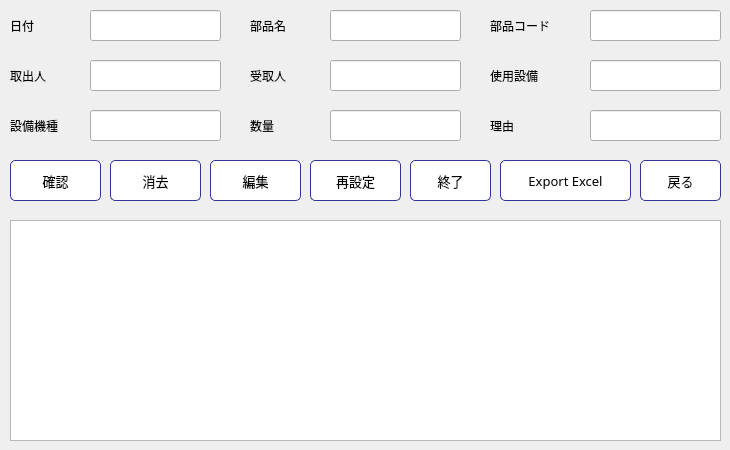
     <widget class="QWidget" name="tab_2">
      <attribute name="title">
       <string>部品輸出</string>
      </attribute>
      <widget class="QLabel" name="label_13">
       <property name="geometry">
        <rect>
         <x>10</x>
         <y>10</y>
         <width>71</width>
         <height>31</height>
        </rect>
       </property>
       <property name="font">
        <font>
         <family>Yu Mincho</family>
        </font>
       </property>
       <property name="text">
        <string>日付</string>
       </property>
      </widget>
      <widget class="QLabel" name="label_14">
       <property name="geometry">
        <rect>
         <x>250</x>
         <y>10</y>
         <width>71</width>
         <height>31</height>
        </rect>
       </property>
       <property name="font">
        <font>
         <family>Yu Mincho</family>
        </font>
       </property>
       <property name="text">
        <string>部品名</string>
       </property>
      </widget>
      <widget class="QLabel" name="label_15">
       <property name="geometry">
        <rect>
         <x>490</x>
         <y>10</y>
         <width>91</width>
         <height>31</height>
        </rect>
       </property>
       <property name="font">
        <font>
         <family>Yu Mincho</family>
        </font>
       </property>
       <property name="text">
        <string>部品コード</string>
       </property>
      </widget>
      <widget class="QLabel" name="label_16">
       <property name="geometry">
        <rect>
         <x>10</x>
         <y>60</y>
         <width>71</width>
         <height>31</height>
        </rect>
       </property>
       <property name="font">
        <font>
         <family>Yu Mincho</family>
        </font>
       </property>
       <property name="text">
        <string>取出人 </string>
       </property>
      </widget>
      <widget class="QLabel" name="label_17">
       <property name="geometry">
        <rect>
         <x>250</x>
         <y>60</y>
         <width>71</width>
         <height>31</height>
        </rect>
       </property>
       <property name="font">
        <font>
         <family>Yu Mincho</family>
        </font>
       </property>
       <property name="text">
        <string>受取人</string>
       </property>
      </widget>
      <widget class="QLabel" name="label_18">
       <property name="geometry">
        <rect>
         <x>490</x>
         <y>60</y>
         <width>91</width>
         <height>31</height>
        </rect>
       </property>
       <property name="font">
        <font>
         <family>Yu Mincho</family>
        </font>
       </property>
       <property name="text">
        <string>使用設備</string>
       </property>
      </widget>
      <widget class="QLabel" name="label_19">
       <property name="geometry">
        <rect>
         <x>10</x>
         <y>110</y>
         <width>71</width>
         <height>31</height>
        </rect>
       </property>
       <property name="font">
        <font>
         <family>Yu Mincho</family>
        </font>
       </property>
       <property name="text">
        <string>設備機種</string>
       </property>
      </widget>
      <widget class="QLabel" name="label_20">
       <property name="geometry">
        <rect>
         <x>250</x>
         <y>110</y>
         <width>71</width>
         <height>31</height>
        </rect>
       </property>
       <property name="font">
        <font>
         <family>Yu Mincho</family>
        </font>
       </property>
       <property name="text">
        <string>数量</string>
       </property>
      </widget>
      <widget class="QLabel" name="label_21">
       <property name="geometry">
        <rect>
         <x>490</x>
         <y>110</y>
         <width>91</width>
         <height>31</height>
        </rect>
       </property>
       <property name="font">
        <font>
         <family>Yu Mincho</family>
        </font>
       </property>
       <property name="text">
        <string>理由</string>
       </property>
      </widget>
      <widget class="QLineEdit" name="DateExportText">
       <property name="geometry">
        <rect>
         <x>90</x>
         <y>10</y>
         <width>131</width>
         <height>31</height>
        </rect>
       </property>
       <property name="font">
        <font>
         <family>Yu Mincho</family>
        </font>
       </property>
      </widget>
      <widget class="QLineEdit" name="SenderText">
       <property name="geometry">
        <rect>
         <x>90</x>
         <y>60</y>
         <width>131</width>
         <height>31</height>
        </rect>
       </property>
       <property name="font">
        <font>
         <family>Yu Mincho</family>
        </font>
       </property>
      </widget>
      <widget class="QLineEdit" name="ReceiverText">
       <property name="geometry">
        <rect>
         <x>330</x>
         <y>60</y>
         <width>131</width>
         <height>31</height>
        </rect>
       </property>
       <property name="font">
        <font>
         <family>Yu Mincho</family>
        </font>
       </property>
      </widget>
      <widget class="QLineEdit" name="UseForEqExportText">
       <property name="geometry">
        <rect>
         <x>590</x>
         <y>60</y>
         <width>131</width>
         <height>31</height>
        </rect>
       </property>
       <property name="font">
        <font>
         <family>Yu Mincho</family>
        </font>
       </property>
      </widget>
      <widget class="QLineEdit" name="ModelEqExportText">
       <property name="geometry">
        <rect>
         <x>90</x>
         <y>110</y>
         <width>131</width>
         <height>31</height>
        </rect>
       </property>
       <property name="font">
        <font>
         <family>Yu Mincho</family>
        </font>
       </property>
      </widget>
      <widget class="QLineEdit" name="QualExportText">
       <property name="geometry">
        <rect>
         <x>330</x>
         <y>110</y>
         <width>131</width>
         <height>31</height>
        </rect>
       </property>
       <property name="font">
        <font>
         <family>Yu Mincho</family>
        </font>
       </property>
      </widget>
      <widget class="QLineEdit" name="WhyExportText">
       <property name="geometry">
        <rect>
         <x>590</x>
         <y>110</y>
         <width>131</width>
         <height>31</height>
        </rect>
       </property>
       <property name="font">
        <font>
         <family>Yu Mincho</family>
        </font>
       </property>
      </widget>
      <widget class="QPushButton" name="ExportButton">
       <property name="geometry">
        <rect>
         <x>10</x>
         <y>160</y>
         <width>91</width>
         <height>41</height>
        </rect>
       </property>
       <property name="font">
        <font>
         <family>Yu Mincho</family>
         <pointsize>10</pointsize>
        </font>
       </property>
       <property name="cursor">
        <cursorShape>PointingHandCursor</cursorShape>
       </property>
       <property name="styleSheet">
        <string notr="true">QPushButton#ExportButton {
color: rgb(0, 0, 0);
background-color: rgb(255, 255, 255);
border-color: #339;
border-style: solid;
border-width: 1px;
border-radius: 5px;
}
QPushButton#ExportButton:pressed {
background-color: qlineargradient(spread:pad, x1:0, y1:0, x2:1, y2:1, stop:0 rgba(56, 108, 168, 255), stop:1 rgba(115, 234, 255, 255));
}
</string>
       </property>
       <property name="text">
        <string>確認</string>
       </property>
       <property name="icon">
        <iconset>
         <activeon>:/img/insert.png</activeon>
        </iconset>
       </property>
       <property name="iconSize">
        <size>
         <width>32</width>
         <height>32</height>
        </size>
       </property>
      </widget>
      <widget class="QPushButton" name="ExitExportButton">
       <property name="geometry">
        <rect>
         <x>410</x>
         <y>160</y>
         <width>81</width>
         <height>41</height>
        </rect>
       </property>
       <property name="font">
        <font>
         <family>Yu Mincho</family>
         <pointsize>10</pointsize>
        </font>
       </property>
       <property name="cursor">
        <cursorShape>PointingHandCursor</cursorShape>
       </property>
       <property name="styleSheet">
        <string notr="true">QPushButton#ExitExportButton {
color: rgb(0, 0, 0);
background-color: rgb(255, 255, 255);
border-color: #339;
border-style: solid;
border-width: 1px;
border-radius: 5px;
}
QPushButton#ExitExportButton:pressed {
background-color: qlineargradient(spread:pad, x1:0, y1:0, x2:1, y2:1, stop:0 rgba(56, 108, 168, 255), stop:1 rgba(115, 234, 255, 255));
}
</string>
       </property>
       <property name="text">
        <string>終了</string>
       </property>
       <property name="icon">
        <iconset>
         <activeon>:/img/exit.png</activeon>
        </iconset>
       </property>
       <property name="iconSize">
        <size>
         <width>32</width>
         <height>32</height>
        </size>
       </property>
      </widget>
      <widget class="QPushButton" name="ResetExportButton">
       <property name="geometry">
        <rect>
         <x>310</x>
         <y>160</y>
         <width>91</width>
         <height>41</height>
        </rect>
       </property>
       <property name="font">
        <font>
         <family>Yu Mincho</family>
         <pointsize>10</pointsize>
        </font>
       </property>
       <property name="cursor">
        <cursorShape>PointingHandCursor</cursorShape>
       </property>
       <property name="styleSheet">
        <string notr="true">QPushButton#ResetExportButton {
color: rgb(0, 0, 0);
background-color: rgb(255, 255, 255);
border-color: #339;
border-style: solid;
border-width: 1px;
border-radius: 5px;
}
QPushButton#ResetExportButton:pressed {
background-color: qlineargradient(spread:pad, x1:0, y1:0, x2:1, y2:1, stop:0 rgba(56, 108, 168, 255), stop:1 rgba(115, 234, 255, 255));
}
</string>
       </property>
       <property name="text">
        <string>再設定</string>
       </property>
       <property name="icon">
        <iconset>
         <activeon>:/img/reset.png</activeon>
        </iconset>
       </property>
       <property name="iconSize">
        <size>
         <width>32</width>
         <height>32</height>
        </size>
       </property>
      </widget>
      <widget class="QPushButton" name="ReturnExportButton">
       <property name="geometry">
        <rect>
         <x>640</x>
         <y>160</y>
         <width>81</width>
         <height>41</height>
        </rect>
       </property>
       <property name="font">
        <font>
         <family>Yu Mincho</family>
         <pointsize>10</pointsize>
        </font>
       </property>
       <property name="cursor">
        <cursorShape>PointingHandCursor</cursorShape>
       </property>
       <property name="styleSheet">
        <string notr="true">QPushButton#ReturnExportButton {
color: rgb(0, 0, 0);
background-color: rgb(255, 255, 255);
border-color: #339;
border-style: solid;
border-width: 1px;
border-radius: 5px;
}
QPushButton#ReturnExportButton:pressed {
background-color: qlineargradient(spread:pad, x1:0, y1:0, x2:1, y2:1, stop:0 rgba(56, 108, 168, 255), stop:1 rgba(115, 234, 255, 255));
}
</string>
       </property>
       <property name="text">
        <string>戻る</string>
       </property>
       <property name="icon">
        <iconset>
         <activeon>:/img/return.png</activeon>
        </iconset>
       </property>
       <property name="iconSize">
        <size>
         <width>32</width>
         <height>32</height>
        </size>
       </property>
      </widget>
      <widget class="QTableView" name="tableViewExport">
       <property name="geometry">
        <rect>
         <x>10</x>
         <y>220</y>
         <width>711</width>
         <height>221</height>
        </rect>
       </property>
       <property name="selectionBehavior">
        <enum>QAbstractItemView::SelectRows</enum>
       </property>
      </widget>
      <widget class="QLineEdit" name="PartNameExportText">
       <property name="geometry">
        <rect>
         <x>330</x>
         <y>10</y>
         <width>131</width>
         <height>31</height>
        </rect>
       </property>
       <property name="font">
        <font>
         <family>Yu Mincho</family>
        </font>
       </property>
      </widget>
      <widget class="QLineEdit" name="PartCodeExportText">
       <property name="geometry">
        <rect>
         <x>590</x>
         <y>10</y>
         <width>131</width>
         <height>31</height>
        </rect>
       </property>
       <property name="font">
        <font>
         <family>Yu Mincho</family>
        </font>
       </property>
      </widget>
      <widget class="QPushButton" name="DeleteExport">
       <property name="geometry">
        <rect>
         <x>110</x>
         <y>160</y>
         <width>91</width>
         <height>41</height>
        </rect>
       </property>
       <property name="font">
        <font>
         <family>Yu Mincho</family>
         <pointsize>10</pointsize>
        </font>
       </property>
       <property name="cursor">
        <cursorShape>PointingHandCursor</cursorShape>
       </property>
       <property name="styleSheet">
        <string notr="true">QPushButton#DeleteExport {
color: rgb(0, 0, 0);
background-color: rgb(255, 255, 255);
border-color: #339;
border-style: solid;
border-width: 1px;
border-radius: 5px;
}
QPushButton#DeleteExport:pressed {
background-color: qlineargradient(spread:pad, x1:0, y1:0, x2:1, y2:1, stop:0 rgba(56, 108, 168, 255), stop:1 rgba(115, 234, 255, 255));
}
</string>
       </property>
       <property name="text">
        <string>消去</string>
       </property>
       <property name="icon">
        <iconset>
         <activeon>:/img/delete.png</activeon>
        </iconset>
       </property>
       <property name="iconSize">
        <size>
         <width>32</width>
         <height>32</height>
        </size>
       </property>
      </widget>
      <widget class="QPushButton" name="EditExport">
       <property name="geometry">
        <rect>
         <x>210</x>
         <y>160</y>
         <width>91</width>
         <height>41</height>
        </rect>
       </property>
       <property name="font">
        <font>
         <family>Yu Mincho</family>
         <pointsize>10</pointsize>
        </font>
       </property>
       <property name="cursor">
        <cursorShape>PointingHandCursor</cursorShape>
       </property>
       <property name="styleSheet">
        <string notr="true">QPushButton#EditExport {
color: rgb(0, 0, 0);
background-color: rgb(255, 255, 255);
border-color: #339;
border-style: solid;
border-width: 1px;
border-radius: 5px;
}
QPushButton#EditExport:pressed {
background-color: qlineargradient(spread:pad, x1:0, y1:0, x2:1, y2:1, stop:0 rgba(56, 108, 168, 255), stop:1 rgba(115, 234, 255, 255));
}
</string>
       </property>
       <property name="text">
        <string>編集</string>
       </property>
       <property name="icon">
        <iconset>
         <activeon>:/img/editRecord.png</activeon>
        </iconset>
       </property>
       <property name="iconSize">
        <size>
         <width>32</width>
         <height>32</height>
        </size>
       </property>
      </widget>
      <widget class="QPushButton" name="SaveExcelExportButton">
       <property name="geometry">
        <rect>
         <x>500</x>
         <y>160</y>
         <width>131</width>
         <height>41</height>
        </rect>
       </property>
       <property name="font">
        <font>
         <family>Yu Mincho</family>
         <pointsize>10</pointsize>
        </font>
       </property>
       <property name="cursor">
        <cursorShape>PointingHandCursor</cursorShape>
       </property>
       <property name="styleSheet">
        <string notr="true">QPushButton#SaveExcelExportButton {
color: rgb(0, 0, 0);
background-color: rgb(255, 255, 255);
border-color: #339;
border-style: solid;
border-width: 1px;
border-radius: 5px;
}
QPushButton#SaveExcelExportButton:pressed {
background-color: qlineargradient(spread:pad, x1:0, y1:0, x2:1, y2:1, stop:0 rgba(56, 108, 168, 255), stop:1 rgba(115, 234, 255, 255));
}
</string>
       </property>
       <property name="text">
        <string>Export Excel</string>
       </property>
       <property name="icon">
        <iconset>
         <activeon>:/img/exportExcel.png</activeon>
        </iconset>
       </property>
       <property name="iconSize">
        <size>
         <width>32</width>
         <height>32</height>
        </size>
       </property>
      </widget>
     </widget>
